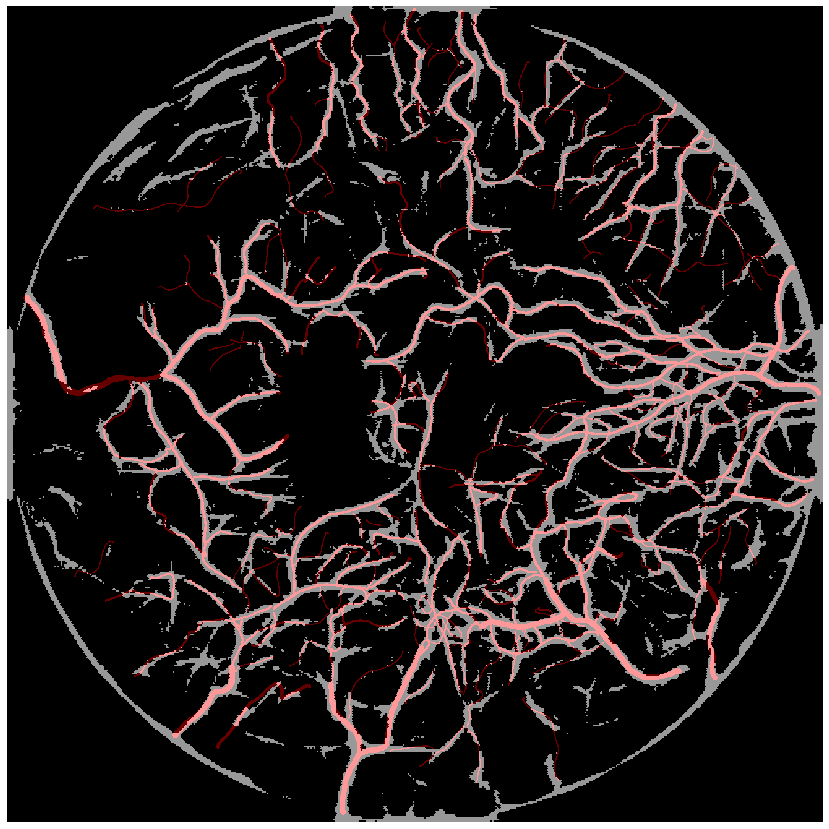
#> input picture 6a_SpatialTransforms_py/cosfire_validation.png, 829 x 829 px
$ python HoughEye.py
#> lines starting #> are read from the running program, lines starting #| are printed output that depends on the picture; after the words box and inside, x2 and y2 are one past the last pixel; in counts of white or black regions, pixels touching at a corner belong together
#!/usr/bin/env python3
# -*- coding: utf-8 -*-
"""
Dec  3
@author: j. sims
"""

import imageio
import numpy as np
import cv2
import matplotlib.pyplot as plt

eye = imageio.imread('./cosfire_validation.png')
#> eye is the input picture: shape (829, 829, 4); mean R, G, B, A 38.7, 32.7, 32.7, 247.1
plt.imshow(eye)
plt.show()

#Remove red channel (0)
eye = eye[:,:,1:4]
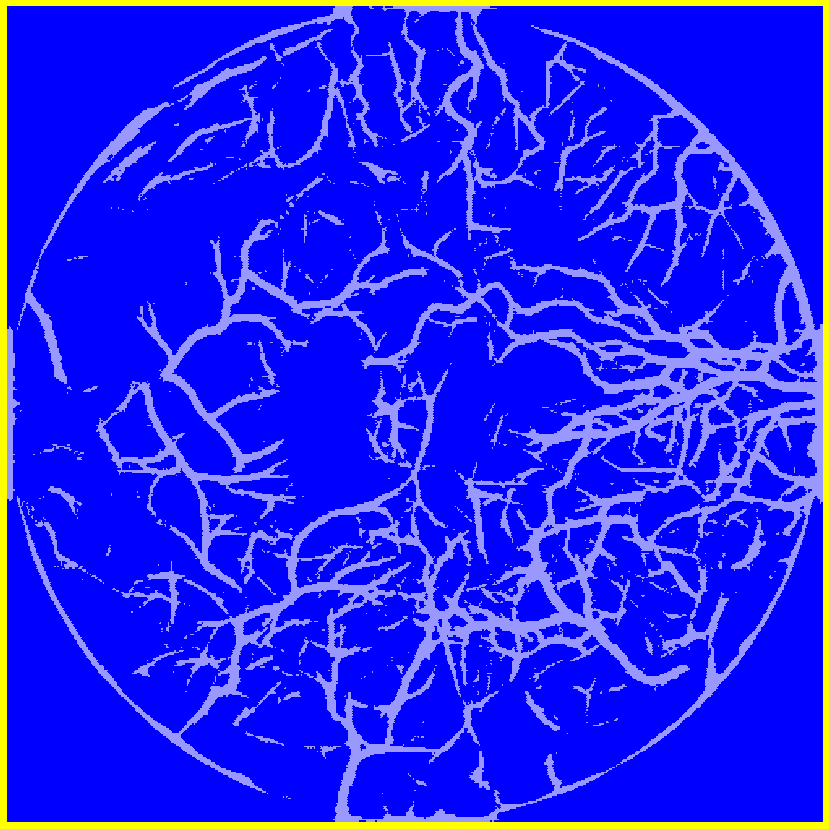
#> eye: shape (829, 829, 3); mean R, G, B 32.7, 32.7, 247.1
plt.imshow(eye)
plt.show()

eye = cv2.medianBlur(eye,5)
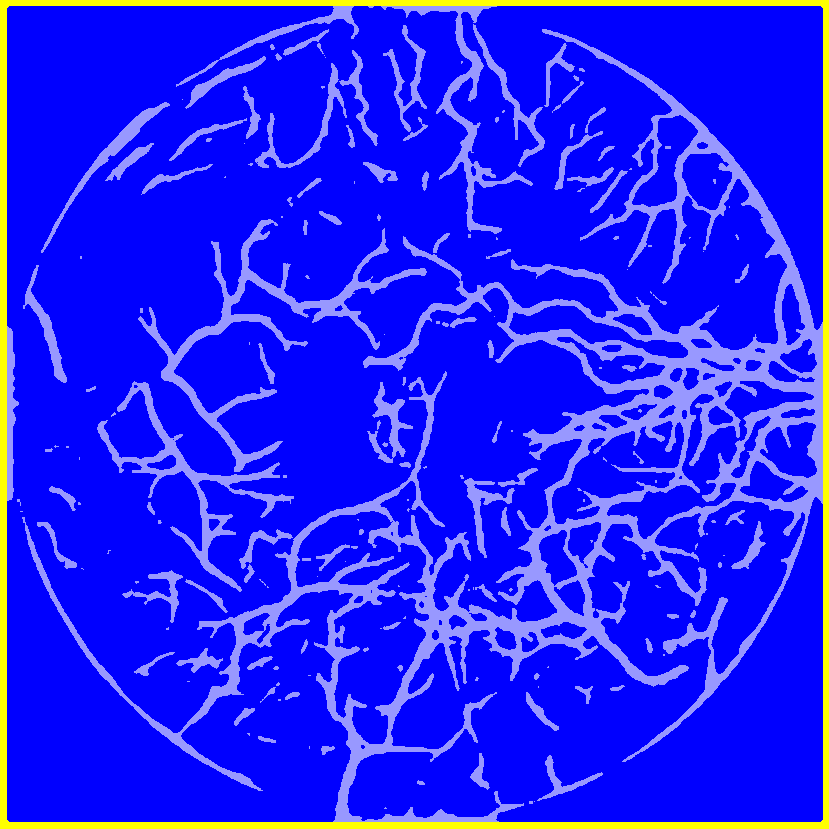
#> eye: shape (829, 829, 3); mean R, G, B 31.8, 31.8, 247.1
# Need grayscale image for Hough
gray = cv2.cvtColor(eye, cv2.COLOR_BGR2GRAY)
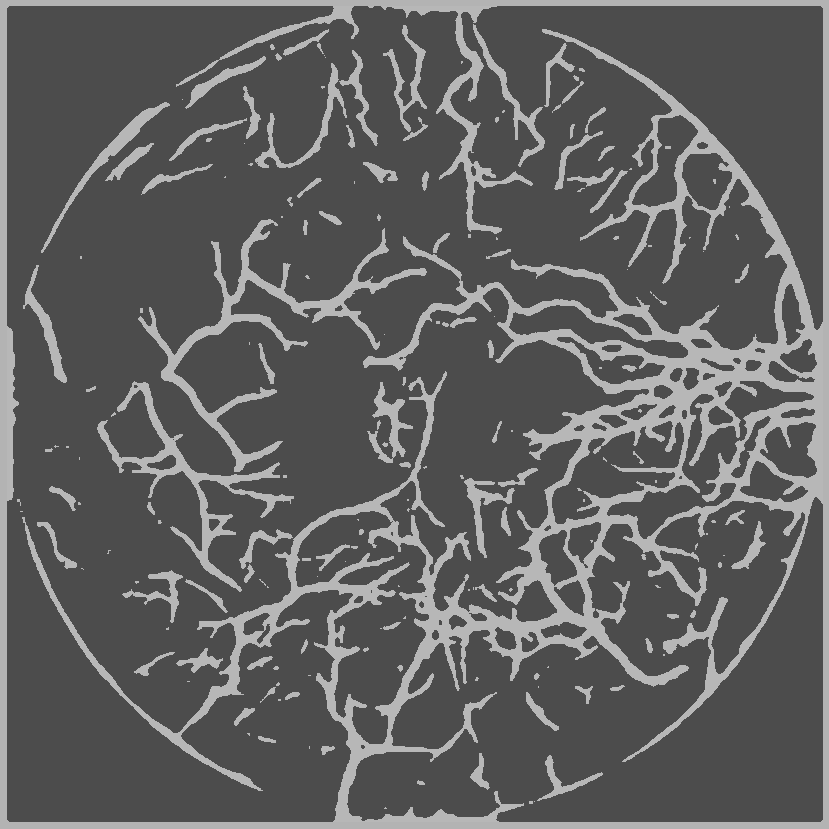
#> gray: shape (829, 829); min 76, max 183, mean 96
#cimg = cv2.cvtColor(img,cv2.COLOR_GRAY2BGR)

#minRadius adjusted to eliminate many circle which have smaller radius.
# Param has to be kept high to eliminate poor quality circles
#I found that the number 1 detection is the required circle (i.e. it is
# a strong detection), here at x=416.5, y=409.5, radius = 385.5
# Of course, the centre should be close to the centre of the image.
#Unfortunately, the algorithm has no way of setting a range for x and y.

circles = cv2.HoughCircles(gray,cv2.HOUGH_GRADIENT,1,20,
                            param1=30,param2=60,minRadius=200,maxRadius=700)
#> circles = [[416.5, 409.5, 405.5], [394.5, 431.5, 382], [363.5, 431.5, 354.8], [421.5, 440.5, 383], [421.5, 297.5, 297.3], [461.5, 354.5, 244.8], [519.5, 515.5, 261.9], [420.5, 324.5, 220.4]]

#Get first value returned from accumulator
circle = circles[0][0]
#> circle = [416.5, 409.5, 405.5]
circle[2] = circle[2] - 20

r,c = np.shape(gray)
#> r = 829; c = 829
U,V = np.meshgrid(np.arange(0,c),np.arange(0,r))
mask = ( (U-circle[0])**2 + (V-circle[1])**2 < circle[2]**2)
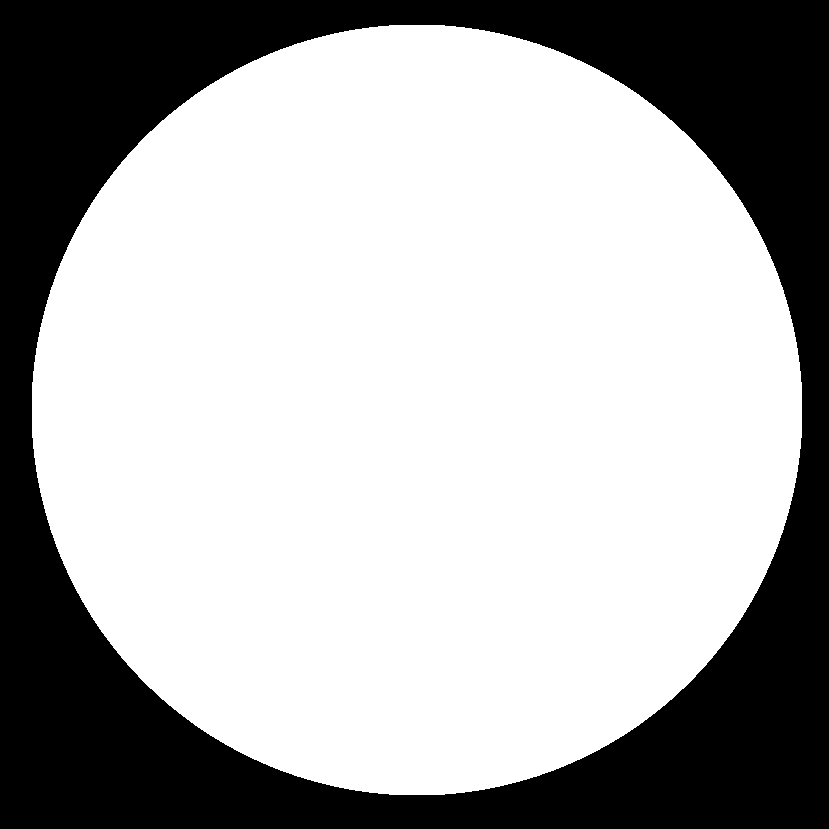
#> mask: shape (829, 829) bool; 67.9% white; 1 black region, box (x1, y1, x2, y2) and area: (0, 0, 829, 829) 220429

gray2 = gray * mask
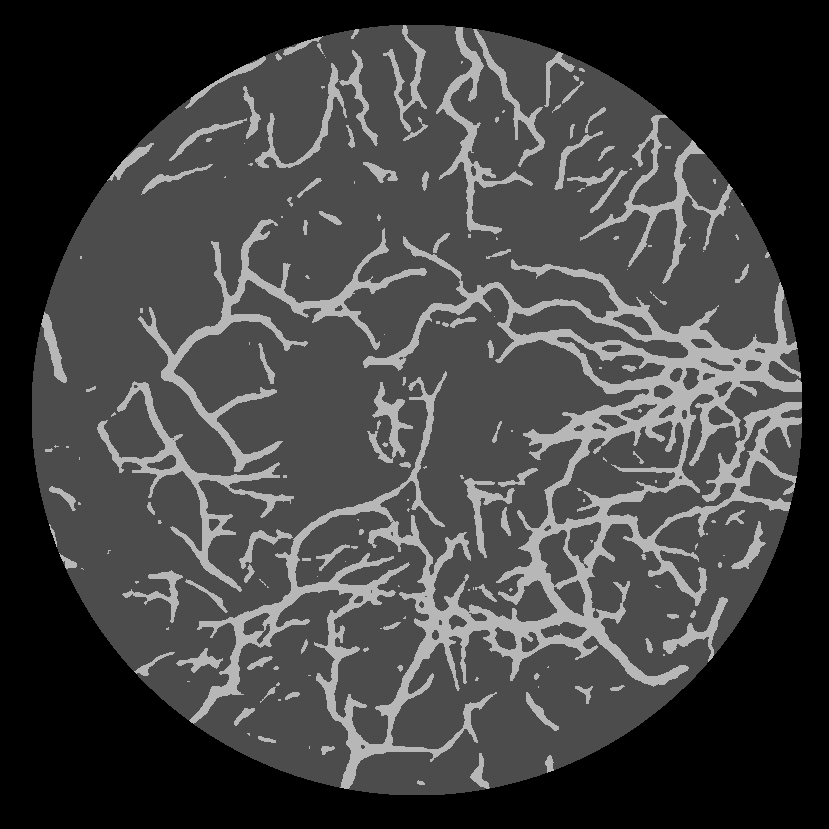
#> gray2: shape (829, 829); min 0, max 183, mean 65.5

fig = plt.figure()
ax = plt.subplot(111)
ax.imshow(gray2)
fig.savefig('./HoughEye.png')
